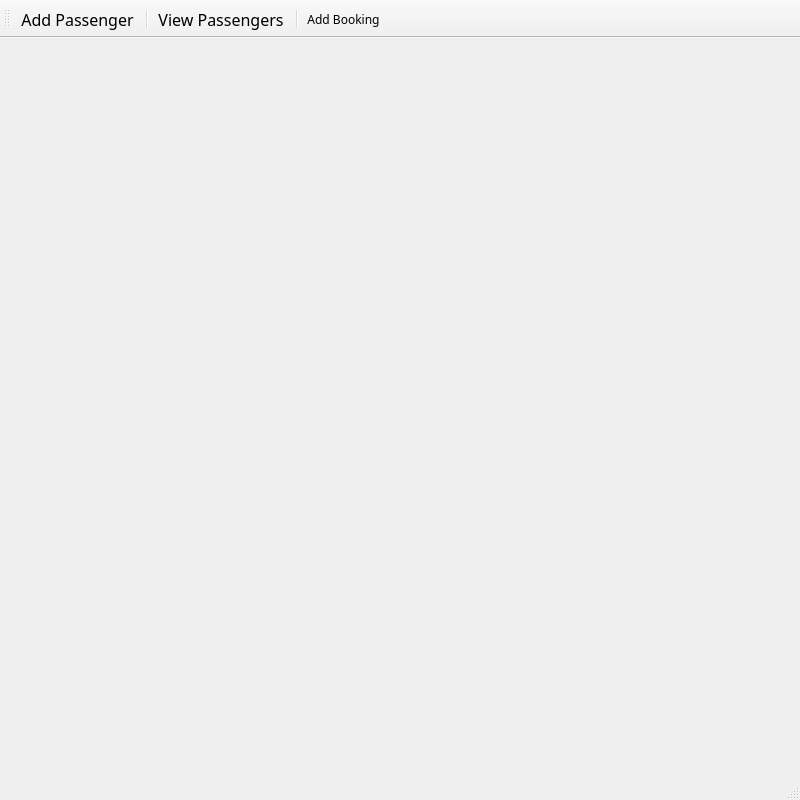
<?xml version="1.0" encoding="UTF-8"?>
<ui version="4.0">
 <class>MainWindow</class>
 <widget class="QMainWindow" name="MainWindow">
  <property name="geometry">
   <rect>
    <x>0</x>
    <y>0</y>
    <width>800</width>
    <height>800</height>
   </rect>
  </property>
  <property name="sizePolicy">
   <sizepolicy hsizetype="Fixed" vsizetype="Fixed">
    <horstretch>0</horstretch>
    <verstretch>0</verstretch>
   </sizepolicy>
  </property>
  <property name="minimumSize">
   <size>
    <width>800</width>
    <height>800</height>
   </size>
  </property>
  <property name="maximumSize">
   <size>
    <width>800</width>
    <height>800</height>
   </size>
  </property>
  <property name="windowTitle">
   <string>Wakanda Airline</string>
  </property>
  <widget class="QWidget" name="centralwidget">
   <layout class="QHBoxLayout" name="horizontalLayout">
    <item>
     <widget class="QLabel" name="label">
      <property name="minimumSize">
       <size>
        <width>0</width>
        <height>0</height>
       </size>
      </property>
      <property name="autoFillBackground">
       <bool>false</bool>
      </property>
      <property name="frameShape">
       <enum>QFrame::NoFrame</enum>
      </property>
      <property name="lineWidth">
       <number>0</number>
      </property>
      <property name="text">
       <string/>
      </property>
      <property name="pixmap">
       <pixmap resource="rscConfig.qrc">:/icons/Resources/Icons/Untitled design.png</pixmap>
      </property>
      <property name="scaledContents">
       <bool>true</bool>
      </property>
      <property name="indent">
       <number>0</number>
      </property>
     </widget>
    </item>
   </layout>
  </widget>
  <widget class="QStatusBar" name="statusbar"/>
  <widget class="QToolBar" name="toolBar">
   <property name="windowTitle">
    <string>toolBar</string>
   </property>
   <property name="layoutDirection">
    <enum>Qt::LeftToRight</enum>
   </property>
   <property name="autoFillBackground">
    <bool>false</bool>
   </property>
   <property name="iconSize">
    <size>
     <width>50</width>
     <height>50</height>
    </size>
   </property>
   <property name="toolButtonStyle">
    <enum>Qt::ToolButtonTextUnderIcon</enum>
   </property>
   <property name="floatable">
    <bool>true</bool>
   </property>
   <attribute name="toolBarArea">
    <enum>TopToolBarArea</enum>
   </attribute>
   <attribute name="toolBarBreak">
    <bool>false</bool>
   </attribute>
   <addaction name="actionAdd_Passenger"/>
   <addaction name="separator"/>
   <addaction name="actionView_Passengers"/>
   <addaction name="separator"/>
   <addaction name="actionAdd_Booking"/>
  </widget>
  <action name="actionAdd_Passenger">
   <property name="icon">
    <iconset resource="rscConfig.qrc">
     <normaloff>:/icons/Resources/Icons/user.png</normaloff>:/icons/Resources/Icons/user.png</iconset>
   </property>
   <property name="text">
    <string>Add Passenger</string>
   </property>
   <property name="font">
    <font>
     <family>8514oem</family>
     <pointsize>12</pointsize>
    </font>
   </property>
   <property name="shortcut">
    <string>Ctrl+N</string>
   </property>
  </action>
  <action name="actionView_Passengers">
   <property name="icon">
    <iconset resource="rscConfig.qrc">
     <normaloff>:/icons/Resources/Icons/menu.png</normaloff>:/icons/Resources/Icons/menu.png</iconset>
   </property>
   <property name="text">
    <string>View Passengers</string>
   </property>
   <property name="font">
    <font>
     <family>8514oem</family>
     <pointsize>12</pointsize>
    </font>
   </property>
   <property name="shortcut">
    <string>Ctrl+P</string>
   </property>
  </action>
  <action name="actionAdd_Booking">
   <property name="icon">
    <iconset resource="rscConfig.qrc">
     <normaloff>:/icons/Resources/Icons/add.png</normaloff>:/icons/Resources/Icons/add.png</iconset>
   </property>
   <property name="text">
    <string>Add Booking</string>
   </property>
   <property name="font">
    <font>
     <family>8514oem</family>
    </font>
   </property>
  </action>
 </widget>
 <resources>
  <include location="rscConfig.qrc"/>
 </resources>
 <connections/>
</ui>
